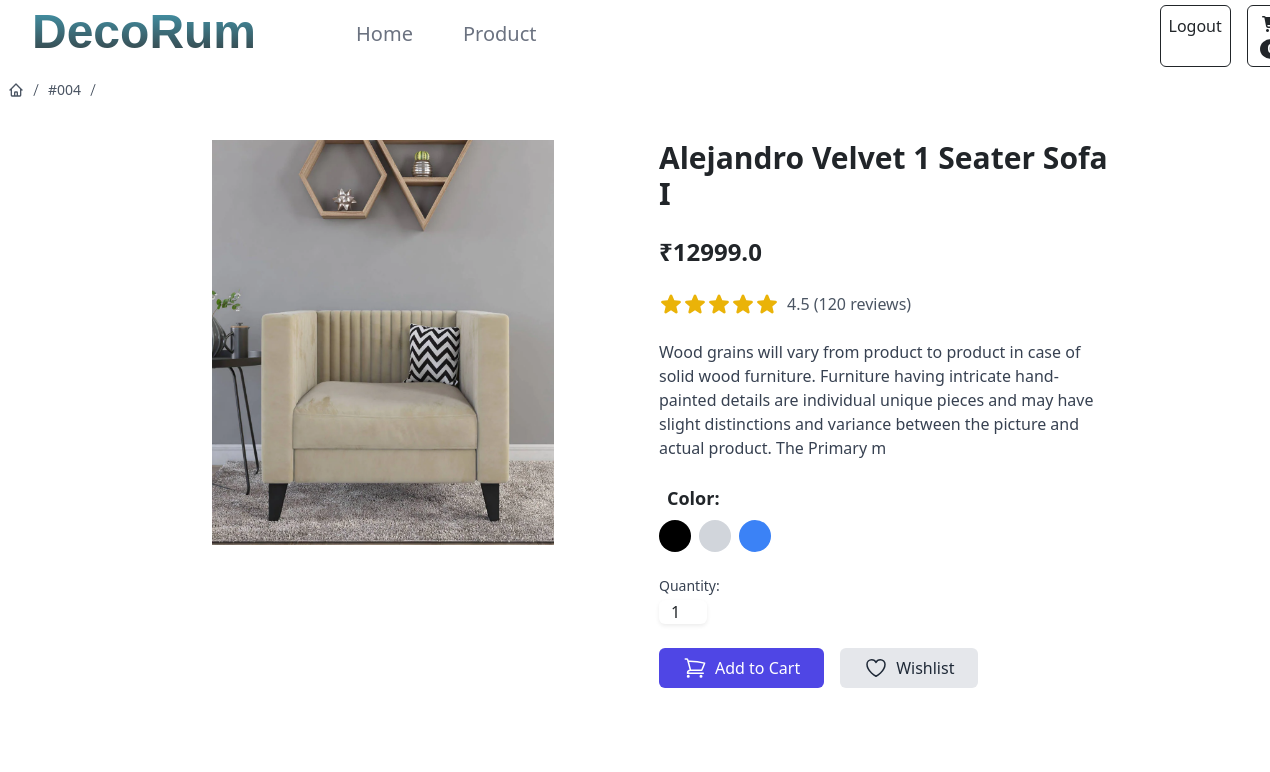
Screenshot of /product/29/ with the database file from the repository.
### store/models.py (models this page shows, shortened)
class BaseModel(models.Model):
    created_date=models.DateTimeField(auto_now_add=True)
    updated_date=models.DateTimeField(auto_now=True)
    is_active=models.BooleanField(default=True)

class Furniture(BaseModel):
    name = models.CharField(max_length=255, null=True)
    code = models.CharField(max_length=100, null=True)
    category_object=models.ForeignKey(Category,on_delete=models.CASCADE)
    description = models.CharField(max_length=255, null=True)
    price = models.FloatField(null=True)
    picture= models.ImageField(upload_to='images/', null=True)
    color_object=models.ManyToManyField(Colour)
    type_object=models.ForeignKey(Type,on_delete=models.CASCADE)

### store/views.py (the view)
# urls.py: path('product/<int:pk>/',views.ProductDetailview.as_view(),name='product-detail'),
class ProductDetailview(views.View):
    template_name="detail.html"
    def get(self,request,*args,**kwargs):
        id=kwargs.get("pk")
        qs=Furniture.objects.get(id=id)
        return render(request,self.template_name,{"data":qs})

### store/context_processors.py (called while the page is built)
def cart_count_context(request):
    count=0
    if request.user.is_authenticated:
        count=BasketItem.objects.filter(Basket_object=request.user.cart,is_order_placed=False).count()
    return {"item_count":count}

### store/templates/detail.html (shortened to what this page needs)
{% extends 'base.html' %}
{% block main_block %}
<div class="p-2">
    <nav aria-label="Breadcrumb">
        <ol class="flex items-center gap-1 text-sm text-gray-600">
          <li>
            <a href="{% url 'product-list' %}" class="block transition hover:text-gray-700">
            </a>
          </li>
          <li class="rtl:rotate-180">
            <svg
              xmlns="http://www.w3.org/2000/svg"
              fill="none"
              viewBox="0 0 24 24"
              stroke-width="1.5"
              stroke="currentColor"
              class="size-4"
            >
              <path stroke-linecap="round" stroke-linejoin="round" d="m9 20.247 6-16.5" />
            </svg>
          </li>
          <li>
            <a href="#" class="block transition hover:text-gray-700"> {{data.code}} </a>
          </li>
          <li class="rtl:rotate-180">
            <svg
              xmlns="http://www.w3.org/2000/svg"
              fill="none"
              viewBox="0 0 24 24"
              stroke-width="1.5"
              stroke="currentColor"
              class="size-4"
            >
              <path stroke-linecap="round" stroke-linejoin="round" d="m9 20.247 6-16.5" />
            </svg>
          </li>
        </ol>
    </nav>
</div>
<div class="bg-white">
    <div class="container mx-auto px-4 py-8">
      <div class="flex flex-wrap -mx-4">
        <div class="w-full md:w-1/2 px-4 mb-8">
          {% if data.picture %}
          <img src="{{data.picture.url}}" id="mainImage" class="w-3/4 h-3/4 mx-auto">
          {% endif %}
        </div>
        <div class="w-full md:w-1/2 px-4">
          <h2 class="text-3xl font-bold mb-2">{{data.name}}</h2>
          <div class="mb-4">
            <span class="text-2xl font-bold mr-2">₹{{data.price}}</span>
          </div>
          <div class="flex items-center mb-4">
             <span class="ml-2 text-gray-600">4.5 (120 reviews)</span>
          </div>
          <p class="text-gray-700 mb-6">{{data.description}}</p>
          <div class="mb-6">
            <h3 class="text-lg font-semibold mb-2 ml-2">Color:</h3>
            <div class="flex space-x-2">
              <button class="w-8 h-8 bg-black rounded-full focus:outline-none focus:ring-2 focus:ring-offset-2 focus:ring-black"></button>
              <button class="w-8 h-8 bg-gray-300 rounded-full focus:outline-none focus:ring-2 focus:ring-offset-2 focus:ring-gray-300"></button>
              <button class="w-8 h-8 bg-blue-500 rounded-full focus:outline-none focus:ring-2 focus:ring-offset-2 focus:ring-blue-500"></button>
            </div>
          </div>
          <form action="{%url 'addtocart' data.id%}" method="post" class="mb-6">
          <div class="mb-6">
            <label for="quantity" class="block text-sm font-medium text-gray-700 mb-1">Quantity:</label>
            <input type="number" id="quantity" name="quantity" min="1" value="1"
                          class="w-12 text-center rounded-md border-gray-300  shadow-sm focus:border-indigo-300 focus:ring focus:ring-indigo-200 focus:ring-opacity-50">
          </div>
          <div class="flex space-x-4 mb-6 " >
            <button type="submit"
                          class="bg-indigo-600 flex gap-2 items-center text-white px-6 py-2 rounded-md hover:bg-indigo-700 focus:outline-none focus:ring-2 focus:ring-indigo-500 focus:ring-offset-2">
                          Add to Cart
                      </button>
            <button
                          class="bg-gray-200 flex gap-2 items-center  text-gray-800 px-6 py-2 rounded-md hover:bg-gray-300 focus:outline-none focus:ring-2 focus:ring-gray-500 focus:ring-offset-2">
                          Wishlist
                      </button>
          </div>
          </form>
        </div>
      </div>
    </div>
</div>
{% endblock %}

### rows the page displays
Furniture: code "#004", picture (picture), name "Alejandro Velvet 1 Seater Sofa I", price "12999.0", description "Wood grains will vary from product to product in case of solid wood furniture. Furniture having intricate hand-painted details are individual unique pieces and may have slight distinctions and variance between the picture and actual product. The Primary m"
